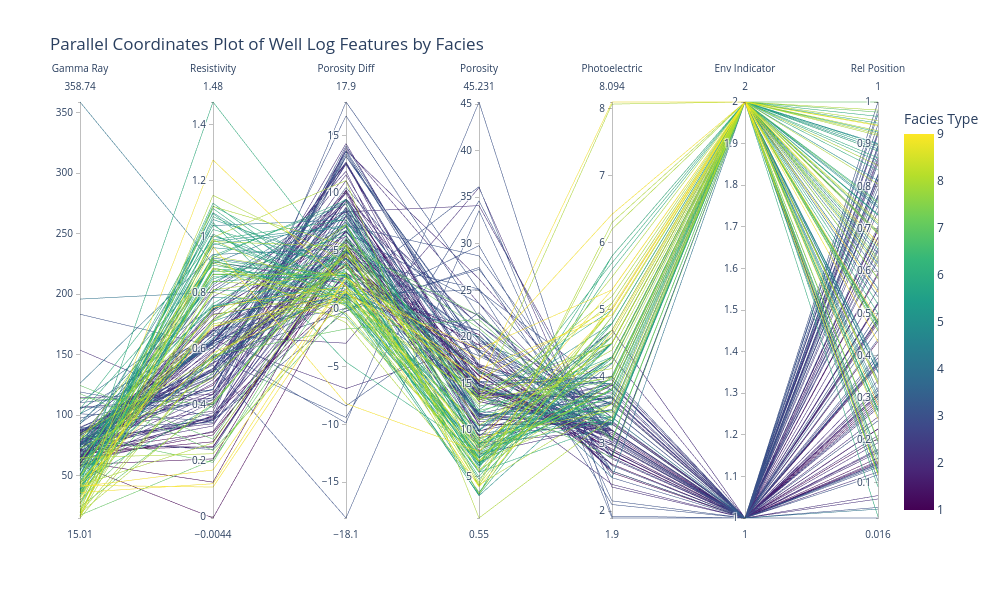

The notebook cell saved with this chart:
### Code cell
# Create interactive parallel coordinates plot
fig = px.parallel_coordinates(
    data_clean.sample(n=min(200, len(data_clean)), random_state=42),
    dimensions=['GR', 'ILD_log10', 'DeltaPHI', 'PHIND', 'PE', 'NM_M', 'RELPOS'],
    color='Facies',
    color_continuous_scale=px.colors.sequential.Viridis,
    title='Parallel Coordinates Plot of Well Log Features by Facies',
    labels={
        'GR': 'Gamma Ray',
        'ILD_log10': 'Resistivity',
        'DeltaPHI': 'Porosity Diff',
        'PHIND': 'Porosity',
        'PE': 'Photoelectric',
        'NM_M': 'Env Indicator',
        'RELPOS': 'Rel Position',
        'Facies': 'Facies Type'
    }
)

fig.update_layout(width=1000, height=600)
fig.show()

### Figure 1 — Plotly figure (JSON) as saved in the notebook; plotly's stock layout.template omitted (floating-point values rounded to 4 significant figures; data arrays with more than 128 entries replaced by an {"elided": "..."} marker saying what was removed)
{"data": [{"dimensions": [{"label": "Gamma Ray", "values": {"elided": "200 float values"}}, {"label": "Resistivity", "values": {"elided": "200 float values"}}, {"label": "Porosity Diff", "values": {"elided": "200 float values"}}, {"label": "Porosity", "values": {"elided": "200 float values"}}, {"label": "Photoelectric", "values": {"elided": "200 float values"}}, {"label": "Env Indicator", "values": {"elided": "200 int values"}}, {"label": "Rel Position", "values": {"elided": "200 float values"}}], "domain": {"x": [0, 1], "y": [0, 1]}, "line": {"color": {"elided": "200 int values"}, "coloraxis": "coloraxis"}, "name": "", "type": "parcoords"}], "layout": {"coloraxis": {"colorbar": {"title": {"text": "Facies Type"}}, "colorscale": [[0, "#440154"], [0.1111, "#482878"], [0.2222, "#3e4989"], [0.3333, "#31688e"], [0.4444, "#26828e"], [0.5556, "#1f9e89"], [0.6667, "#35b779"], [0.7778, "#6ece58"], [0.8889, "#b5de2b"], [1, "#fde725"]]}, "height": 600, "legend": {"tracegroupgap": 0}, "title": {"text": "Parallel Coordinates Plot of Well Log Features by Facies"}, "width": 1000}}
